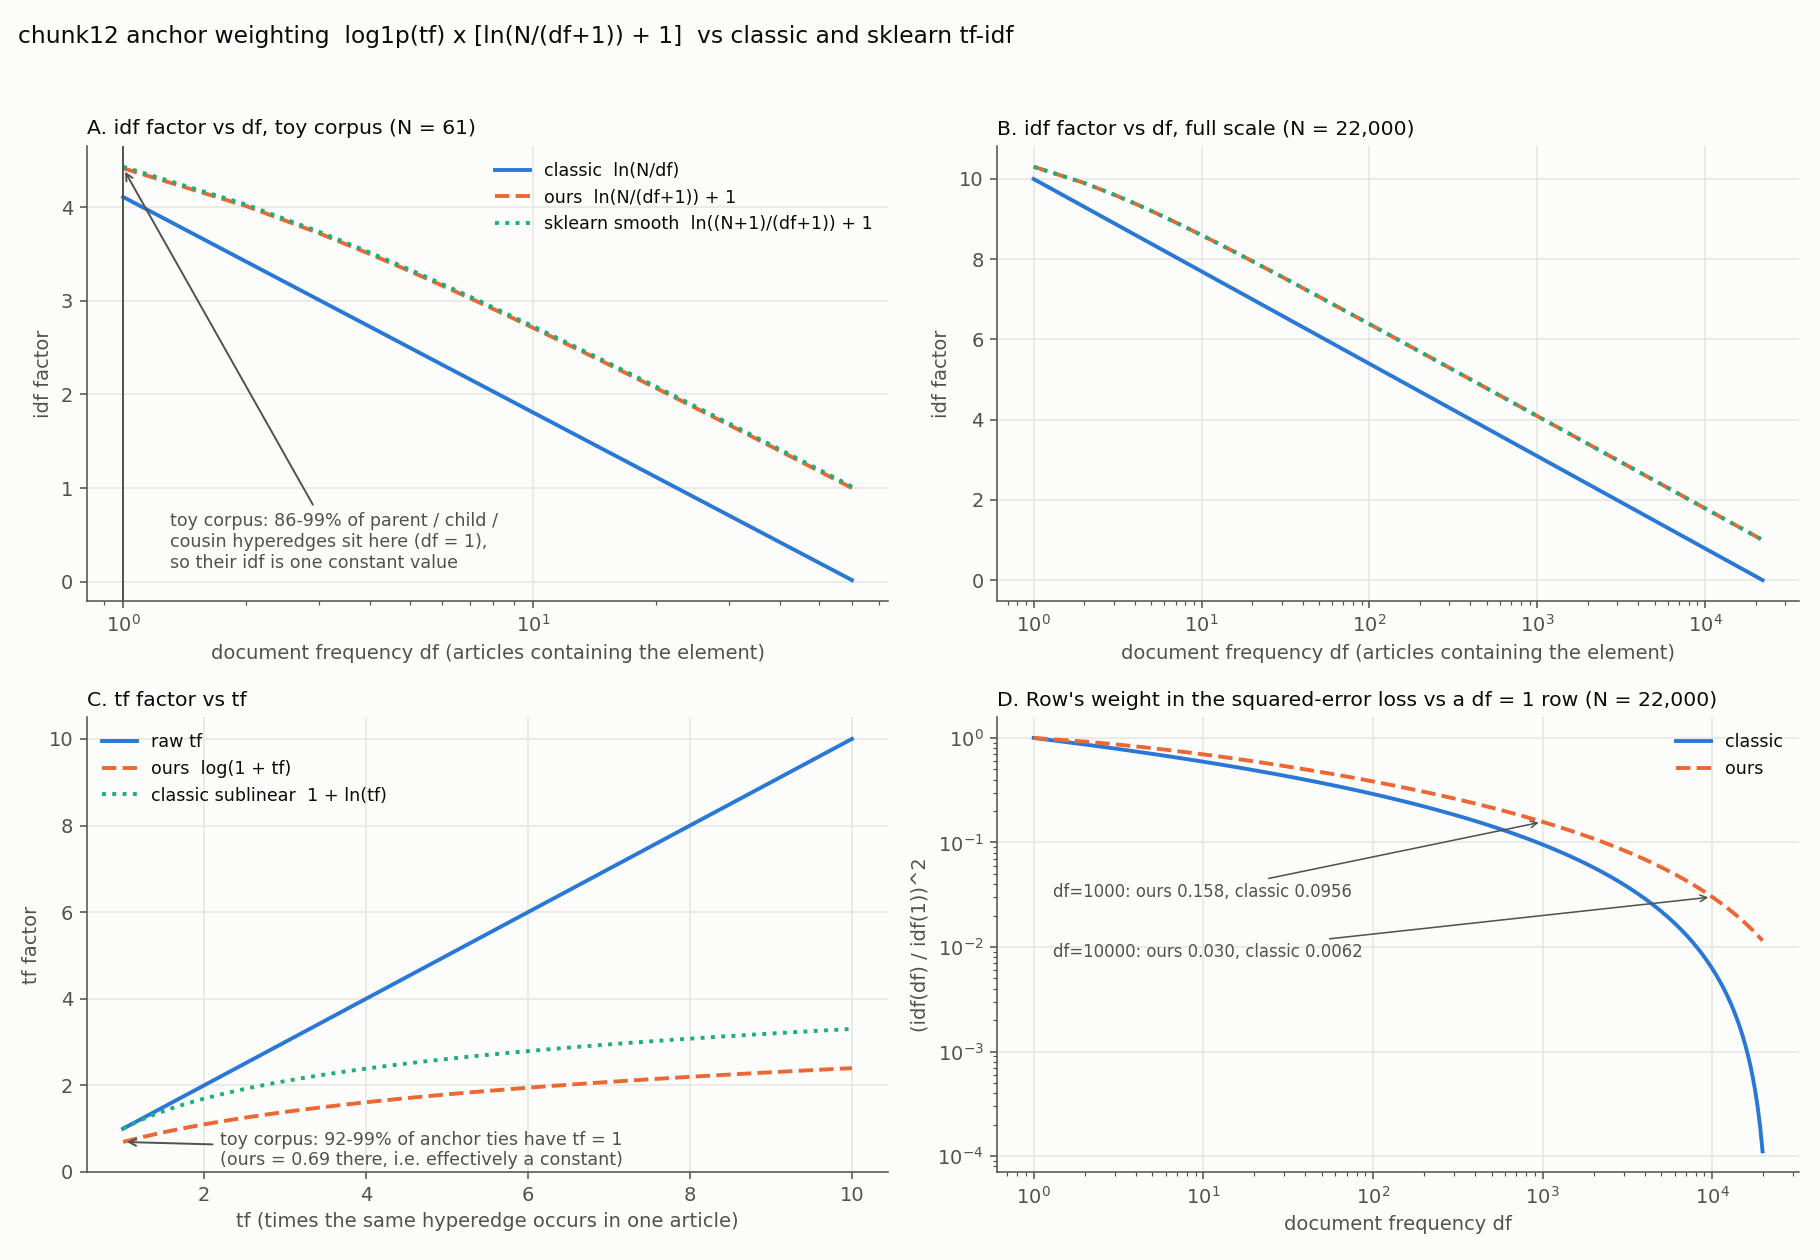

Write the Python code that produced this figure.
# WHAT: compare chunk12's anchor weighting log1p(tf)*[ln(N/(df+1))+1] against classic and sklearn-smooth tf-idf.
# OUT: tfidf_comparison.png (illustrative only, not a diagnostic result; numbers annotated on it come from
#      Star_epistemic_decoders_global.pkl / Star_extended_matrices_t{1,2}.pkl, checked 2026-09-24)
import os
import numpy as np
import matplotlib
matplotlib.use("Agg")
import matplotlib.pyplot as plt

SURFACE, INK, INK2, GRID = "#fcfcfb", "#0b0b0b", "#52514e", "#e6e5e1"
C_CLASSIC, C_OURS, C_SK = "#2a78d6", "#eb6834", "#1baf7a"   # categorical slots 1-3, fixed order

def idf_classic(N, df): return np.log(N / df)
def idf_ours(N, df):    return np.log(N / (df + 1.0)) + 1.0              # chunk12.py line 291
def idf_sk(N, df):      return np.log((N + 1.0) / (df + 1.0)) + 1.0      # sklearn smooth_idf=True

plt.rcParams.update({"font.size": 10, "axes.edgecolor": INK2, "axes.labelcolor": INK2,
                     "xtick.color": INK2, "ytick.color": INK2, "text.color": INK,
                     "figure.facecolor": SURFACE, "axes.facecolor": SURFACE})

def style(ax, title):
    ax.set_title(title, loc="left", fontsize=10.5, color=INK)
    ax.grid(True, color=GRID, lw=0.8)
    for s in ("top", "right"): ax.spines[s].set_visible(False)

fig, axs = plt.subplots(2, 2, figsize=(13, 9))

for ax, N, lab in ((axs[0, 0], 61, "A. idf factor vs df, toy corpus (N = 61)"),
                   (axs[0, 1], 22000, "B. idf factor vs df, full scale (N = 22,000)")):
    df = np.unique(np.round(np.logspace(0, np.log10(N - 1), 300)))
    ax.plot(df, idf_classic(N, df), color=C_CLASSIC, lw=2, ls="-",  label="classic  ln(N/df)")
    ax.plot(df, idf_ours(N, df),    color=C_OURS,    lw=2, ls="--", label="ours  ln(N/(df+1)) + 1")
    ax.plot(df, idf_sk(N, df),      color=C_SK,      lw=2, ls=":",  label="sklearn smooth  ln((N+1)/(df+1)) + 1")
    ax.set_xscale("log"); ax.set_xlabel("document frequency df (articles containing the element)")
    ax.set_ylabel("idf factor"); style(ax, lab)
axs[0, 0].axvline(1, color=INK2, lw=1)
axs[0, 0].annotate("toy corpus: 86-99% of parent / child /\ncousin hyperedges sit here (df = 1),\nso their idf is one constant value",
                   xy=(1, idf_ours(61, 1)), xytext=(1.3, 0.15), color=INK2, fontsize=9,
                   arrowprops=dict(arrowstyle="->", color=INK2, lw=1))
axs[0, 0].legend(frameon=False, loc="upper right", fontsize=9)

ax = axs[1, 0]
tf = np.linspace(1, 10, 200)
ax.plot(tf, tf, color=C_CLASSIC, lw=2, ls="-",  label="raw tf")
ax.plot(tf, np.log1p(tf), color=C_OURS, lw=2, ls="--", label="ours  log(1 + tf)")
ax.plot(tf, 1 + np.log(tf), color=C_SK, lw=2, ls=":",  label="classic sublinear  1 + ln(tf)")
ax.set_xlabel("tf (times the same hyperedge occurs in one article)"); ax.set_ylabel("tf factor")
style(ax, "C. tf factor vs tf"); ax.set_ylim(0, 10.5)
ax.annotate("toy corpus: 92-99% of anchor ties have tf = 1\n(ours = 0.69 there, i.e. effectively a constant)",
            xy=(1, np.log1p(1)), xytext=(2.2, 0.15), color=INK2, fontsize=9,
            arrowprops=dict(arrowstyle="->", color=INK2, lw=1))
ax.legend(frameon=False, loc="upper left", fontsize=9)

ax = axs[1, 1]
N = 22000
df = np.unique(np.round(np.logspace(0, np.log10(N * 0.9), 300)))
for f, c, ls, lab in ((idf_classic, C_CLASSIC, "-", "classic"), (idf_ours, C_OURS, "--", "ours")):
    ax.plot(df, (f(N, df) / f(N, 1.0)) ** 2, color=c, lw=2, ls=ls, label=lab)
ax.set_xscale("log"); ax.set_yscale("log")
ax.set_xlabel("document frequency df"); ax.set_ylabel("(idf(df) / idf(1))^2")
style(ax, "D. Row's weight in the squared-error loss vs a df = 1 row (N = 22,000)")
ax.legend(frameon=False, loc="upper right", fontsize=9)
for d, ytxt in ((1000, 0.03), (10000, 0.008)):
    ax.annotate(f"df={d}: ours {(idf_ours(N, d)/idf_ours(N, 1))**2:.3f}, classic {(idf_classic(N, d)/idf_classic(N, 1))**2:.4f}",
                xy=(d, (idf_ours(N, d) / idf_ours(N, 1)) ** 2), xytext=(1.3, ytxt),
                color=INK2, fontsize=8.5, arrowprops=dict(arrowstyle="->", color=INK2, lw=0.8))

fig.suptitle("chunk12 anchor weighting  log1p(tf) x [ln(N/(df+1)) + 1]  vs classic and sklearn tf-idf", x=0.01, ha="left", fontsize=12)
fig.tight_layout(rect=(0, 0, 1, 0.96))
out = os.path.join(os.path.dirname(os.path.abspath(__file__)), "tfidf_comparison.png")
fig.savefig(out, dpi=140)
print(out)
